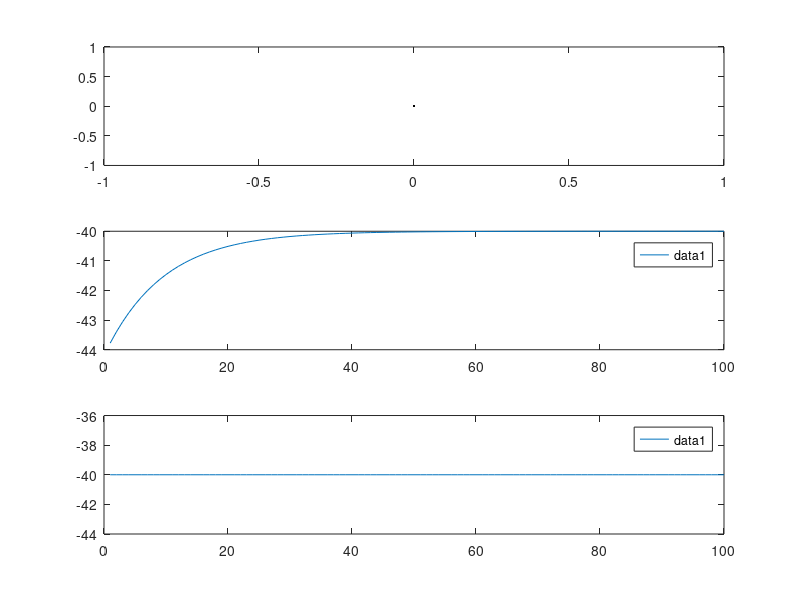

The MATLAB script that drew this image:
%% Simulates a small reservoir of LIF-neurons

%% Neurons and static weight matrix
% number of neurons
N = 1;

% static weights
G = 8; % scaling parameter
p = 0.6; % sparsity
OMEGA =  G*(randn(N,N)).*(rand(N,N)<p)/(sqrt(N)*p); % par G * random N x N matrix * logical operator matrix dictated by the sparsity

%% Network parameters
Ibias = -40; % current bias
dt = 1;% integration step time
tref = 1; % refractory time constant in milliseconds
tm = 10; % membrane time constant
vreset = -65; % voltage reset
vthresh = -40; % voltage threshold
td = 50; % synaptic decay
tr = 2; % synaptic rise

%% Define times

T = 100;

%% Storage values

IPSC = zeros(N,1); %post synaptic current storage variable 
h = zeros(N,1); %Storage variable for filtered firing rates
r = zeros(N,1); %second storage variable for filtered rates 
hr = zeros(N,1); %Third variable for filtered rates 
JD = 0*IPSC; %storage variable required for each spike time  
v = vreset + rand(N,1)*(30-vreset); %Initialize neuronal voltage with random distribtuions
tlast = zeros(N,1); %This vector is used to set the refractory times
tspike = zeros(1,2);
vtrace = zeros(N,T);
Itrace = zeros(N,T);

%% MAIN NETWORK LOOP


for i = 1:dt:T
    
    I = IPSC + Ibias; % neuronal current
    dv = (dt*i>tlast + tref).*(-v + I)/tm; %Voltage equation
    v = v + dt*(dv); 
    index = find(v>=vthresh); % find the neurons that have spiked
    
    % save voltage and current traces
    vtrace(:,i) = vtrace(:,i) + v;
    Itrace(:,i) = Itrace(:,i) + I;
   
    if ~isempty(index)
        JD = sum(OMEGA(:,index),2); % sum synaptic input of spikes
        
        % save spike times
        spikes = [index,0*index+dt*i];
        tspike = [tspike; spikes ];
    end
    
    tlast = tlast + (dt*i - tlast).*(v>=vthresh); % update the refactory periods
    
    IPSC = IPSC*exp(-dt/tr) + h*dt; % first synaptic filter
    h = h*exp(-dt/td) + JD*(~isempty(index)/(tr*td)); % second synaptic filter with decay time
    
    %r = r*exp(-dt/tr) + hr*dt;
    %hr = hr*exp(-dt/td) + (v>=vthresh)/(tr*td);
    
    v = v + (30 - v).*(v>=vthresh)/(tr*td); 
    v = v + (vreset - v).*(v>=vthresh); % reset the neurons that spiked
end
    
%% Spiking plot

figure
x = 1:T;

subplot(3,1,1)
plot(tspike(:,2),tspike(:,1),'k.')

subplot(3,1,2)
plot(x, vtrace)
legend

subplot(3,1,3)
plot(x, Itrace)
legend
